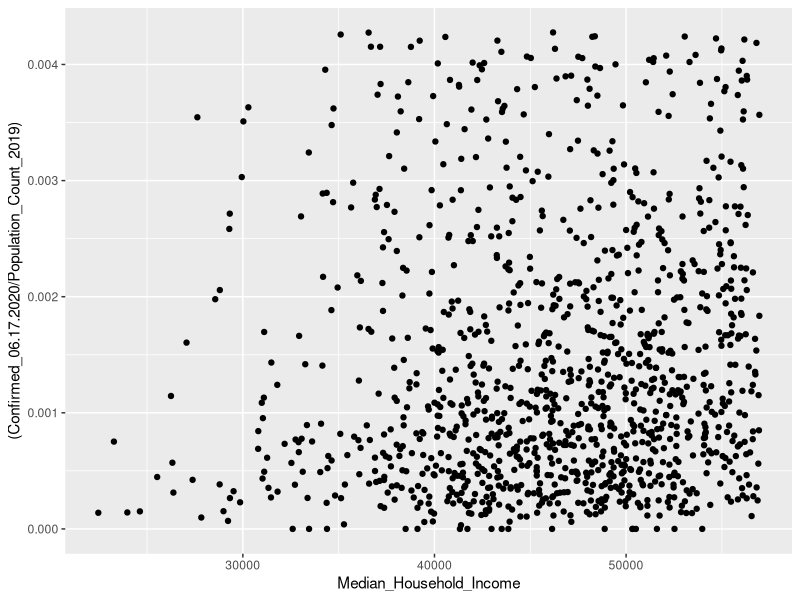
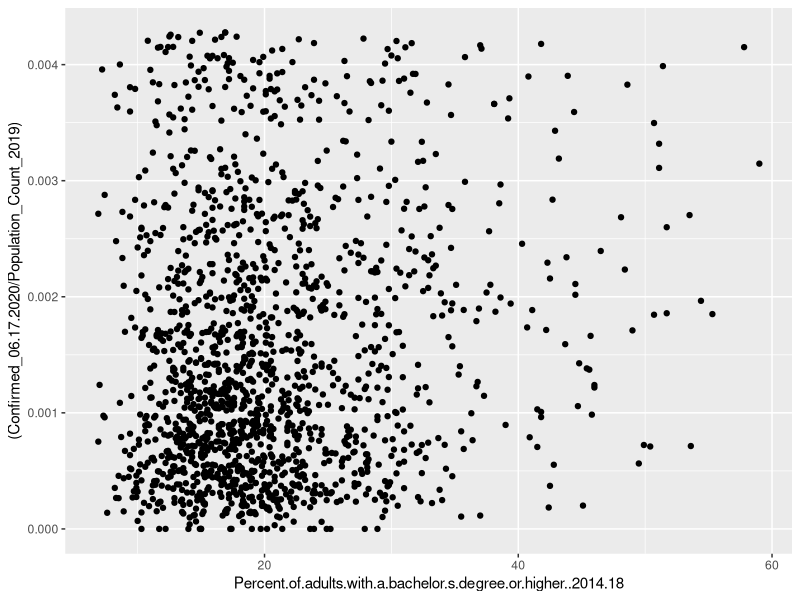
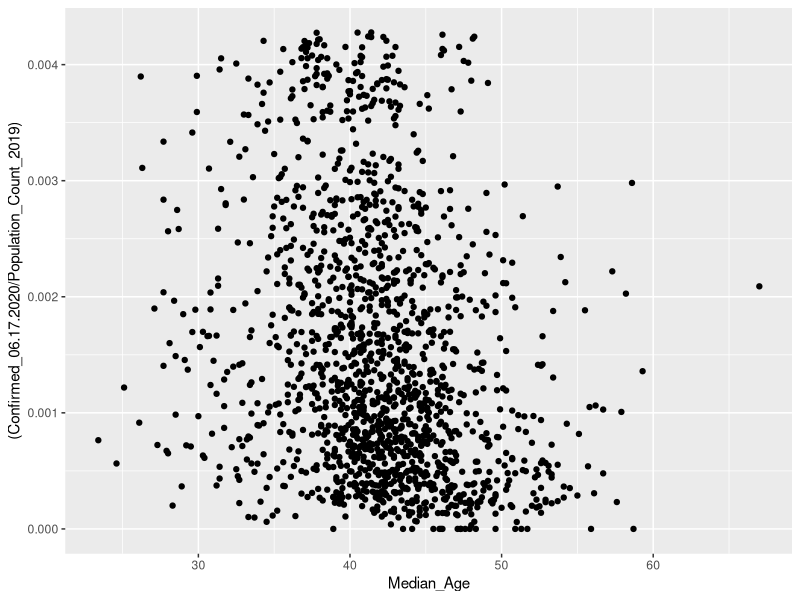

Reproduce these figures in R, in order.
# Plotting predictors vs response value

setwd(dirname(rstudioapi::getActiveDocumentContext()$path))
library(ggplot2)

max_quantile <- function(data, max_quantile=0.75) {
  
  "
  Function return indexes of data below max_quantile
  "
  
  rh <- quantile(data, probs=max_quantile, na.rm = TRUE)
  return(data < rh)
}

# Read data with predictors and response

covid_data <- read.csv("./data/final_data.csv", header = TRUE, sep= ",")


# Plot Median Household Income vs Percentage of cases

ggplot(
  covid_data[
    max_quantile((covid_data$Confirmed_06.17.2020 / covid_data$Population_Count_2019)) 
    & max_quantile(covid_data$Median_Household_Income),],
  aes(x=Median_Household_Income, y=(Confirmed_06.17.2020 / Population_Count_2019))) + 
geom_point()

# Plot Education vs Percentage of cases

ggplot(
  covid_data[
    max_quantile((covid_data$Confirmed_06.17.2020 / covid_data$Population_Count_2019)),], 
  aes(
    x=Percent.of.adults.with.a.bachelor.s.degree.or.higher..2014.18, 
    y=(Confirmed_06.17.2020 / Population_Count_2019))) + 
geom_point()

# Plot Age vs Percentage of cases

ggplot(
  covid_data[
    max_quantile((covid_data$Confirmed_06.17.2020 / covid_data$Population_Count_2019)),], 
  aes(
    x=Median_Age,
    y=(Confirmed_06.17.2020 / Population_Count_2019))) + 
  geom_point()
